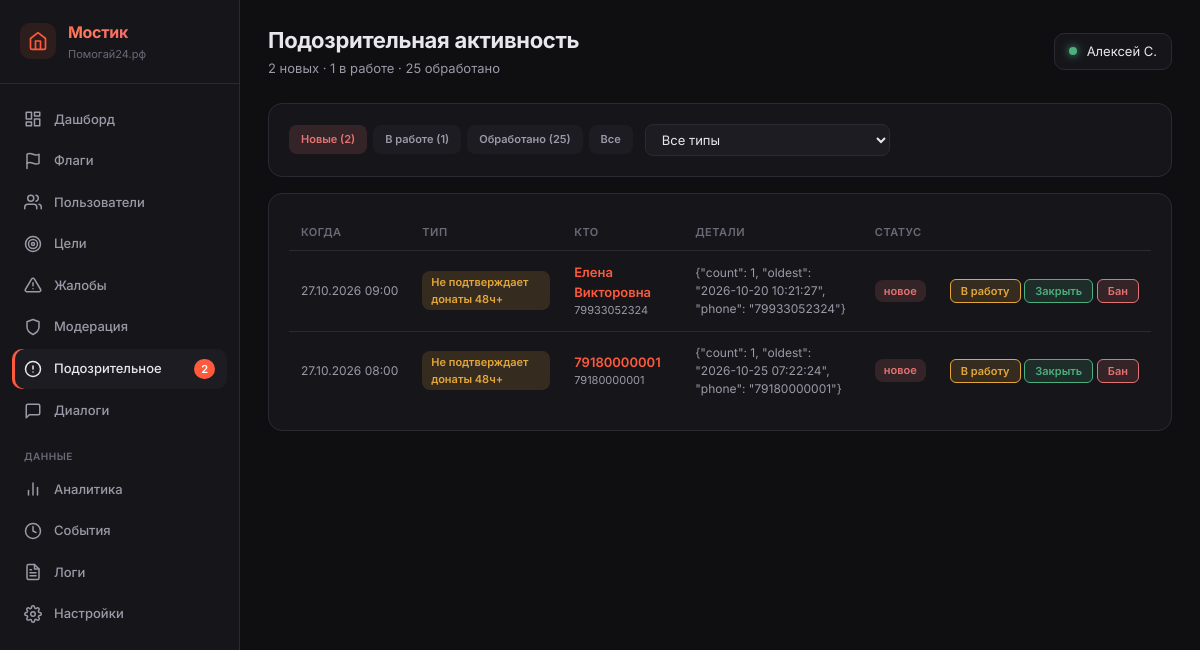
The app's page /_metrics/suspicious (signed in), older data.
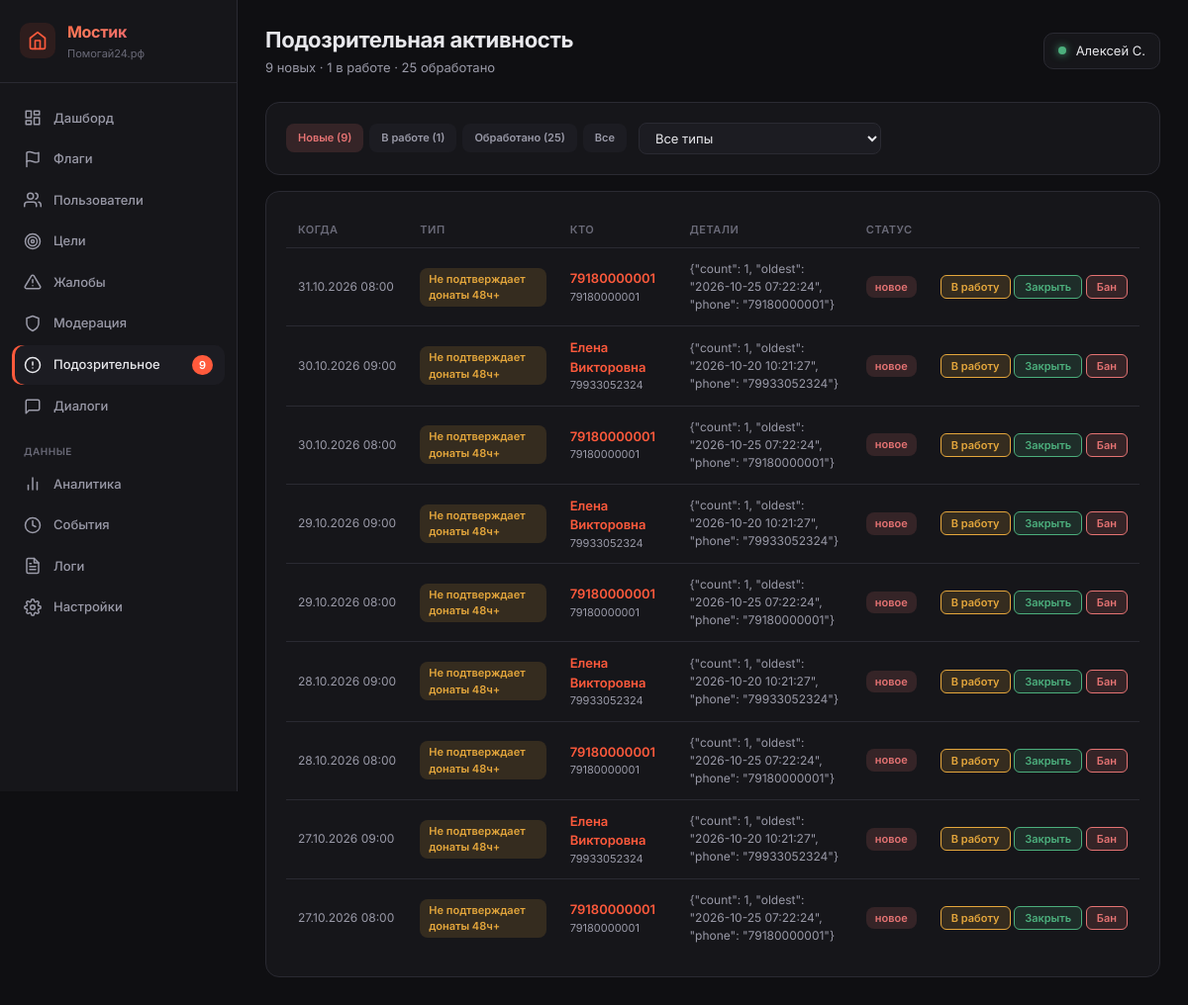
The same page, newer data.
### tables this page shows
CREATE TABLE users (
            id INTEGER PRIMARY KEY AUTOINCREMENT,
            phone TEXT UNIQUE NOT NULL,
            password_hash TEXT NOT NULL,
            email TEXT NULL,
            name TEXT NULL,
            avatar_url TEXT NULL,
            max_id TEXT NULL,
            vk_id TEXT NULL,
            fcm_token TEXT NULL,
            onboarding_passed INTEGER DEFAULT 0,
            rating REAL DEFAULT 0.0,
            rating_level TEXT DEFAULT 'novice',
            confirmations_total INTEGER DEFAULT 0,
            confirmations_approved INTEGER DEFAULT 0,
            confirmations_ignored INTEGER DEFAULT 0,
            donation_streak INTEGER DEFAULT 0,
            goals_helped_close INTEGER DEFAULT 0,
            total_helped_amount REAL DEFAULT 0.00,
            priority_days INTEGER DEFAULT 0,
            circles_of_care INTEGER DEFAULT 0,
            interest_weights TEXT DEFAULT NULL,
            eternal_donation_config TEXT DEFAULT NULL,
            yellow_card_until TEXT NULL,
            is_banned INTEGER DEFAULT 0,
            created_at TEXT DEFAULT (datetime('now'))
        , xp INTEGER DEFAULT 0, xp_level TEXT DEFAULT 'novice', streak_days INTEGER DEFAULT 0, last_action_date TEXT, ip_registered TEXT, author_badge TEXT, trust_score INTEGER DEFAULT 50, trust_level TEXT DEFAULT 'guest', is_admin INTEGER DEFAULT 0, profile_completed INTEGER DEFAULT 0, identity_verified INTEGER DEFAULT 0, city TEXT, region_code TEXT, region_name TEXT, birth_date TEXT, onboarding_step INTEGER DEFAULT 0, identity_verified_at TEXT, identity_doc_path TEXT, identity_selfie_path TEXT);

CREATE TABLE suspicious_activity (
        id INTEGER PRIMARY KEY AUTOINCREMENT,
        user_id INTEGER NULL,
        ip_address TEXT NULL,
        activity_type TEXT NOT NULL,
        details TEXT NULL,
        status TEXT DEFAULT 'new',
        created_at TEXT DEFAULT (datetime('now')),
        FOREIGN KEY (user_id) REFERENCES users(id)
    );

### main.py (the view)
@app.route('/_metrics/suspicious')
@admin_required
def metrics_suspicious():
    user = get_current_user()
    db = get_db()
    status_filter = request.args.get('status', 'new')
    type_filter = request.args.get('type', 'all')
    query = """
        SELECT s.*,
            COALESCE(NULLIF(u.name, ''), u.phone) as user_name,
            u.phone as user_phone,
            u.is_banned as user_banned
        FROM suspicious_activity s
        LEFT JOIN users u ON s.user_id = u.id
        WHERE 1=1
    """
    params = []
    if status_filter != 'all':
        query += " AND s.status = ?"
        params.append(status_filter)
    if type_filter != 'all':
        query += " AND s.activity_type = ?"
        params.append(type_filter)
    query += " ORDER BY s.id DESC LIMIT 200"
    activities = db.execute(query, params).fetchall()
    counts_new = db.execute("SELECT COUNT(*) FROM suspicious_activity WHERE status = 'new'").fetchone()[0]
    counts_reviewed = db.execute("SELECT COUNT(*) FROM suspicious_activity WHERE status = 'reviewed'").fetchone()[0]
    counts_resolved = db.execute("SELECT COUNT(*) FROM suspicious_activity WHERE status = 'resolved'").fetchone()[0]
    types = db.execute("SELECT DISTINCT activity_type FROM suspicious_activity ORDER BY activity_type").fetchall()
    counts = get_sidebar_counts(db)
    type_names = {
        'mass_goals': 'Много целей за 24ч',
        'mass_registration': 'Массовые регистрации с IP',
        'many_flags': 'Много флагов Content Guard',
        'no_confirm_48h': 'Не подтверждает донаты 48ч+',
        'many_reports': 'Много жалоб на юзера',
    }
    return render_template('_metrics/suspicious.html',
        user=user,
        active='suspicious',
        counts=counts,
        activities=activities,
        status_filter=status_filter,
        type_filter=type_filter,
        types=[t['activity_type'] for t in types],
        type_names=type_names,
        counts_new=counts_new,
        counts_reviewed=counts_reviewed,
        counts_resolved=counts_resolved,
    )

### templates/_metrics/suspicious.html (shortened to what this page needs)
{% extends "_metrics/base.html" %}
{% block page_title %}Подозрительная активность{% endblock %}
{% block page_subtitle %}{{ counts_new }} новых · {{ counts_reviewed }} в работе · {{ counts_resolved }} обработано{% endblock %}
{% block content %}
<div class="m-section" style="margin-bottom: 16px;">
    <form method="GET" style="display: flex; gap: 12px; align-items: center; flex-wrap: wrap;">
        <div style="display: flex; gap: 6px;">
            <a href="?status=new" class="m-badge {% if status_filter == 'new' %}danger{% else %}muted{% endif %}" style="text-decoration: none; padding: 6px 12px;">Новые ({{ counts_new }})</a>
            <a href="?status=reviewed" class="m-badge {% if status_filter == 'reviewed' %}warning{% else %}muted{% endif %}" style="text-decoration: none; padding: 6px 12px;">В работе ({{ counts_reviewed }})</a>
            <a href="?status=resolved" class="m-badge {% if status_filter == 'resolved' %}success{% else %}muted{% endif %}" style="text-decoration: none; padding: 6px 12px;">Обработано ({{ counts_resolved }})</a>
            <a href="?status=all" class="m-badge {% if status_filter == 'all' %}info{% else %}muted{% endif %}" style="text-decoration: none; padding: 6px 12px;">Все</a>
        </div>
        <select name="type" onchange="this.form.submit()" style="padding: 6px 12px; background: var(--m-bg-3); border: 1px solid var(--m-border); border-radius: 8px; color: var(--m-text); font-size: 13px; font-family: inherit;">
            <option value="all">Все типы</option>
        </select>
    </form>
</div>
<div class="m-section">
    {% if activities %}
    <table class="m-table">
        <thead>
            <tr>
                <th>Когда</th>
                <th>Тип</th>
                <th>Кто</th>
                <th>Детали</th>
                <th>Статус</th>
                <th></th>
            </tr>
        </thead>
        <tbody>
            {% for a in activities %}
            <tr>
                <td class="muted" style="white-space: nowrap;">{{ a.created_at | date_ru }}</td>
                <td>
                    <span class="m-badge {% if a.activity_type == 'no_confirm_48h' %}warning{% elif a.activity_type == 'mass_registration' %}danger{% elif a.activity_type == 'many_flags' %}danger{% else %}info{% endif %}">
                        {{ type_names.get(a.activity_type, a.activity_type) }}
                    </span>
                </td>
                <td>
                    {% if a.user_id %}
                        <a href="/_metrics/users/{{ a.user_id }}" style="color: var(--m-sunset-1); text-decoration: none; font-weight: 600;">
                            {{ a.user_name or ('ID ' + a.user_id|string) }}
                        </a>
                        <div class="muted" style="font-size: 11px;">{{ a.user_phone or '' }}</div>
                    {% elif a.ip_address %}
                        <code style="color: var(--m-warning); font-size: 12px;">{{ a.ip_address }}</code>
                    {% else %}
                        <span class="muted">—</span>
                    {% endif %}
                </td>
                <td class="muted" style="font-size: 12px; max-width: 300px;">
                    {% if a.details %}{{ a.details[:100] }}{% if a.details|length > 100 %}...{% endif %}{% else %}—{% endif %}
                </td>
                <td>
                    {% if a.status == 'new' %}<span class="m-badge danger">новое</span>
                    {% elif a.status == 'reviewed' %}<span class="m-badge warning">в работе</span>
                    {% else %}<span class="m-badge success">обработано</span>{% endif %}
                </td>
                <td style="white-space: nowrap;">
                    {% if a.status == 'new' %}
                    <form method="POST" action="/_metrics/suspicious/{{ a.id }}/review" style="display: inline;">
                        <button type="submit" style="padding: 4px 10px; background: rgba(229,167,60,0.15); border: 1px solid var(--m-warning); border-radius: 6px; color: var(--m-warning); font-size: 11px; font-weight: 600; font-family: inherit; cursor: pointer;">В работу</button>
                    </form>
                    {% endif %}
                    {% if a.status != 'resolved' %}
                    <button type="button" onclick="openResolveModal({{ a.id }}, '{{ a.activity_type }}')"
                            style="padding: 4px 10px; background: rgba(76,175,125,0.15); border: 1px solid var(--m-success); border-radius: 6px; color: var(--m-success); font-size: 11px; font-weight: 600; font-family: inherit; cursor: pointer;">Закрыть</button>
                    {% endif %}
                    {% if a.user_id and not a.user_banned %}
                    <form method="POST" action="/_metrics/users/{{ a.user_id }}/ban" style="display: inline;">
                        <button type="submit" onclick="return confirm('Забанить?')" style="padding: 4px 10px; background: rgba(229,115,115,0.15); border: 1px solid var(--m-danger); border-radius: 6px; color: var(--m-danger); font-size: 11px; font-weight: 600; font-family: inherit; cursor: pointer;">Бан</button>
                    </form>
                    {% endif %}
                </td>
            </tr>
            {% endfor %}
        </tbody>
    </table>
    {% else %}
    <div class="m-empty" style="padding: 60px 20px;">
        <div style="font-size: 40px; margin-bottom: 12px;">✓</div>
        <div style="font-size: 15px;">Все чисто. Аномалий нет.</div>
    </div>
    {% endif %}
</div>
{% endblock %}

### templates/_metrics/base.html (shortened to what this page needs)
<!DOCTYPE html>
<html lang="ru">
<head>
    <link rel="stylesheet" href="/static/_metrics.css?v=3">
</head>
<body>
    <div class="m-layout">
        <aside class="m-sidebar">
            <div class="m-brand">
                <a href="/profile" class="m-brand-icon-link" title="Мой профиль">
                    <svg viewBox="0 0 24 24" fill="none" stroke="currentColor" stroke-width="2" stroke-linecap="round" stroke-linejoin="round">
                        <path d="M3 9l9-7 9 7v11a2 2 0 0 1-2 2H5a2 2 0 0 1-2-2z"></path>
                        <polyline points="9 22 9 12 15 12 15 22"></polyline>
                    </svg>
                </a>
                <div>
                    <div class="m-brand-title">Мостик</div>
                    <div class="m-brand-sub">Помогай24.рф</div>
                </div>
            </div>
            <nav class="m-nav">
                <a href="/_metrics" class="m-nav-item {% if active == 'dashboard' %}active{% endif %}">
                    <svg viewBox="0 0 24 24" fill="none" stroke="currentColor" stroke-linecap="round" stroke-linejoin="round"><rect x="3" y="3" width="7" height="9"/><rect x="14" y="3" width="7" height="5"/><rect x="14" y="12" width="7" height="9"/><rect x="3" y="16" width="7" height="5"/></svg>
                    Дашборд
                </a>
                <a href="/_metrics/flags" class="m-nav-item {% if active == 'flags' %}active{% endif %}">
                    <svg viewBox="0 0 24 24" fill="none" stroke="currentColor" stroke-linecap="round" stroke-linejoin="round"><path d="M4 15s1-1 4-1 5 2 8 2 4-1 4-1V3s-1 1-4 1-5-2-8-2-4 1-4 1z"/><line x1="4" y1="22" x2="4" y2="15"/></svg>
                    Флаги
                </a>
                <a href="/_metrics/users" class="m-nav-item {% if active == 'users' %}active{% endif %}">
                    <svg viewBox="0 0 24 24" fill="none" stroke="currentColor" stroke-linecap="round" stroke-linejoin="round"><path d="M17 21v-2a4 4 0 0 0-4-4H5a4 4 0 0 0-4 4v2"/><circle cx="9" cy="7" r="4"/><path d="M23 21v-2a4 4 0 0 0-3-3.87"/><path d="M16 3.13a4 4 0 0 1 0 7.75"/></svg>
                    Пользователи
                </a>
                <a href="/_metrics/goals" class="m-nav-item {% if active == 'goals' %}active{% endif %}">
                    <svg viewBox="0 0 24 24" fill="none" stroke="currentColor" stroke-linecap="round" stroke-linejoin="round"><circle cx="12" cy="12" r="10"/><circle cx="12" cy="12" r="6"/><circle cx="12" cy="12" r="2"/></svg>
                    Цели
                </a>
                <a href="/_metrics/reports" class="m-nav-item {% if active == 'reports' %}active{% endif %}">
                    <svg viewBox="0 0 24 24" fill="none" stroke="currentColor" stroke-linecap="round" stroke-linejoin="round"><path d="M10.29 3.86L1.82 18a2 2 0 0 0 1.71 3h16.94a2 2 0 0 0 1.71-3L13.71 3.86a2 2 0 0 0-3.42 0z"/><line x1="12" y1="9" x2="12" y2="13"/><line x1="12" y1="17" x2="12.01" y2="17"/></svg>
                    Жалобы
                </a>
                <a href="/_metrics/moderation" class="m-nav-item {% if active == 'moderation' %}active{% endif %}">
                    <svg viewBox="0 0 24 24" fill="none" stroke="currentColor" stroke-linecap="round" stroke-linejoin="round"><path d="M12 22s8-4 8-10V5l-8-3-8 3v7c0 6 8 10 8 10z"/></svg>
                    Модерация
                </a>
                <a href="/_metrics/suspicious" class="m-nav-item {% if active == 'suspicious' %}active{% endif %}">
                    <svg viewBox="0 0 24 24" fill="none" stroke="currentColor" stroke-linecap="round" stroke-linejoin="round"><circle cx="12" cy="12" r="10"/><line x1="12" y1="8" x2="12" y2="12"/><line x1="12" y1="16" x2="12.01" y2="16"/></svg>
                    Подозрительное
                    {% if counts and counts.suspicious %}<span class="m-nav-badge">{{ counts.suspicious }}</span>{% endif %}
                </a>
                <a href="/_metrics/dialogs" class="m-nav-item {% if active == 'dialogs' %}active{% endif %}">
                    <svg viewBox="0 0 24 24" fill="none" stroke="currentColor" stroke-linecap="round" stroke-linejoin="round"><path d="M21 15a2 2 0 0 1-2 2H7l-4 4V5a2 2 0 0 1 2-2h14a2 2 0 0 1 2 2z"/></svg>
                    Диалоги
                </a>
                <div class="m-nav-section">Данные</div>
                <a href="/_metrics/analytics" class="m-nav-item {% if active == 'analytics' %}active{% endif %}">
                    <svg viewBox="0 0 24 24" fill="none" stroke="currentColor" stroke-linecap="round" stroke-linejoin="round"><line x1="18" y1="20" x2="18" y2="10"/><line x1="12" y1="20" x2="12" y2="4"/><line x1="6" y1="20" x2="6" y2="14"/></svg>
                    Аналитика
                </a>
                <a href="/_metrics/events" class="m-nav-item {% if active == 'events' %}active{% endif %}">
                    <svg viewBox="0 0 24 24" fill="none" stroke="currentColor" stroke-linecap="round" stroke-linejoin="round"><circle cx="12" cy="12" r="10"/><polyline points="12 6 12 12 16 14"/></svg>
                    События
                </a>
                <a href="/_metrics/logs" class="m-nav-item {% if active == 'logs' %}active{% endif %}">
                    Логи
                </a>
                <a href="/_metrics/settings" class="m-nav-item {% if active == 'settings' %}active{% endif %}">
                    Настройки
                </a>
            </nav>
        </aside>
        <main class="m-content">
            <header class="m-header">
                <div>
                    <div class="m-title">{% block page_title %}Мостик{% endblock %}</div>
                    <div class="m-subtitle">{% block page_subtitle %}{% endblock %}</div>
                </div>
                <div class="m-user">
                    <span class="m-user-dot"></span>
                    {{ user.name or user.phone }}
                </div>
            </header>
            {% block content %}{% endblock %}
        </main>
    </div>
</body>
</html>

Row changes from the older to the newer data that the page shows:
added suspicious_activity: created_at "31.10.2026 08:00", get "Не подтверждает донаты 48ч+", user_name "79180000001", phone "79180000001", details "{\"count\": 1, \"oldest\": \"2026-10-25 07:22:24\", \"phone\": \"79180000001\"}", status "новое"
added suspicious_activity: created_at "30.10.2026 09:00", get "Не подтверждает донаты 48ч+", user_name "Елена Викторовна", phone "79933052324", details "{\"count\": 1, \"oldest\": \"2026-10-20 10:21:27\", \"phone\": \"79933052324\"}", status "новое"
added suspicious_activity: created_at "30.10.2026 08:00", get "Не подтверждает донаты 48ч+", user_name "79180000001", phone "79180000001", details "{\"count\": 1, \"oldest\": \"2026-10-25 07:22:24\", \"phone\": \"79180000001\"}", status "новое"
added suspicious_activity: created_at "29.10.2026 09:00", get "Не подтверждает донаты 48ч+", user_name "Елена Викторовна", phone "79933052324", details "{\"count\": 1, \"oldest\": \"2026-10-20 10:21:27\", \"phone\": \"79933052324\"}", status "новое"
added suspicious_activity: created_at "29.10.2026 08:00", get "Не подтверждает донаты 48ч+", user_name "79180000001", phone "79180000001", details "{\"count\": 1, \"oldest\": \"2026-10-25 07:22:24\", \"phone\": \"79180000001\"}", status "новое"
added suspicious_activity: created_at "28.10.2026 09:00", get "Не подтверждает донаты 48ч+", user_name "Елена Викторовна", phone "79933052324", details "{\"count\": 1, \"oldest\": \"2026-10-20 10:21:27\", \"phone\": \"79933052324\"}", status "новое"
added suspicious_activity: created_at "28.10.2026 08:00", get "Не подтверждает донаты 48ч+", user_name "79180000001", phone "79180000001", details "{\"count\": 1, \"oldest\": \"2026-10-25 07:22:24\", \"phone\": \"79180000001\"}", status "новое"
Text that changed along with them:
{{ counts.suspicious }}: "2" → "9"
{{ counts_new }}: "2" → "9"
